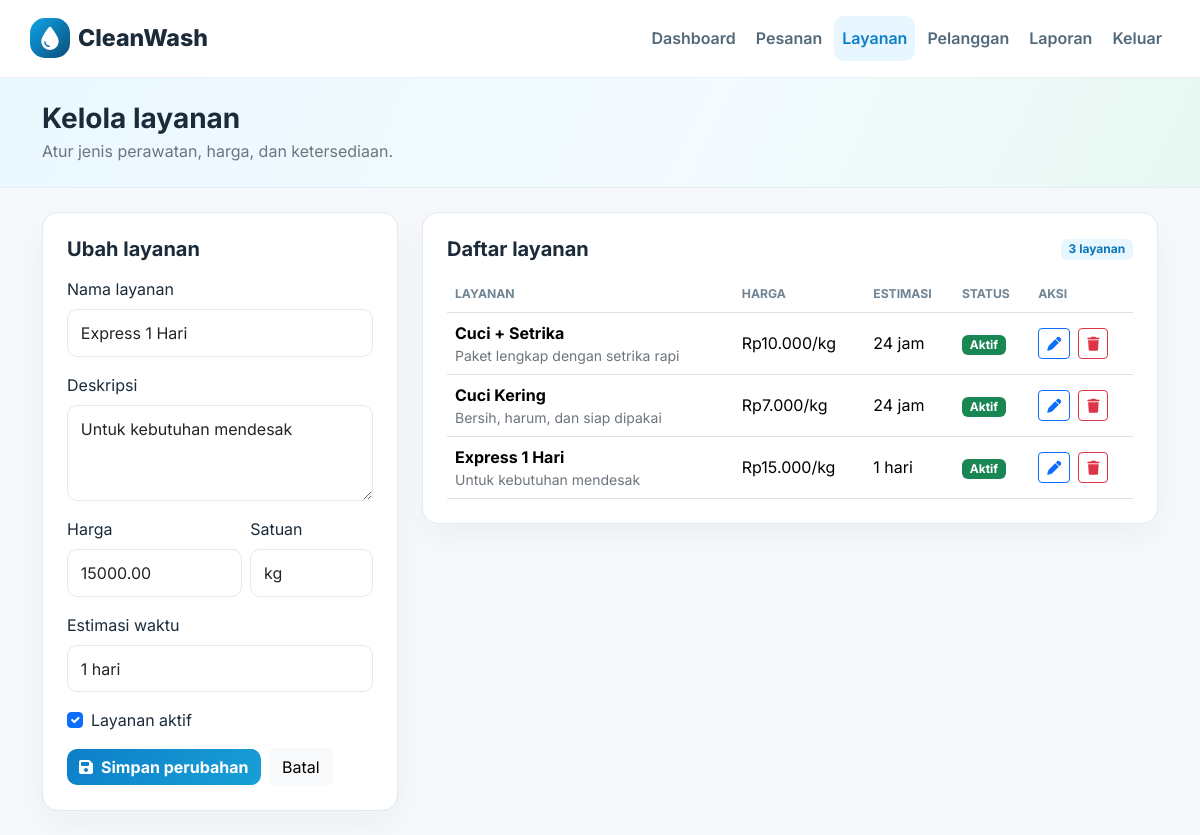
Screenshot of /admin/services.php?edit=3 (signed in) with the database file from the repository.
### tables this page shows
CREATE TABLE IF NOT EXISTS services (
    id INT AUTO_INCREMENT PRIMARY KEY,
    name VARCHAR(150) NOT NULL,
    description TEXT,
    price DECIMAL(12,2) NOT NULL DEFAULT 0.00,
    unit VARCHAR(50) NOT NULL DEFAULT 'kg',
    is_active TINYINT(1) NOT NULL DEFAULT 1,
    estimated_time VARCHAR(50) DEFAULT NULL,
    created_at TIMESTAMP DEFAULT CURRENT_TIMESTAMP,
    updated_at TIMESTAMP DEFAULT CURRENT_TIMESTAMP ON UPDATE CURRENT_TIMESTAMP
);

### config/auth.php (called while the page is built, shortened)
<?php
function appBasePath(): string
{
    $scriptPath = $_SERVER['SCRIPT_NAME'] ?? '/';
    $routeDirs = ['/admin', '/customer', '/pages', '/config'];
    foreach ($routeDirs as $routeDir) {
        $routePos = strrpos($scriptPath, $routeDir . '/');
        if ($routePos !== false) {
            return substr($scriptPath, 0, $routePos);
        }
    }
    $basePath = rtrim(dirname($scriptPath), '/\\');
    return $basePath === '.' || $basePath === '/' ? '' : $basePath;
}
function encodeUrlPath(string $path): string
{
    $parts = parse_url($path);
    $segments = explode('/', $parts['path'] ?? $path);
    foreach ($segments as $index => $segment) {
        if ($segment === '' || $segment === '.') {
            continue;
        }
        $segments[$index] = rawurlencode(rawurldecode($segment));
    }
    $encodedPath = implode('/', $segments);
    if (isset($parts['query'])) {
        $encodedPath .= '?' . $parts['query'];
    }
    return $encodedPath;
}
function appUrlPath(string $path): string
{
    $basePath = appBasePath();
    $relativePath = '/' . ltrim($path, '/');
    return encodeUrlPath($basePath . $relativePath);
}

### admin/services.php (the view, shortened to what this page needs)
<?php
require_once __DIR__ . '/_auth.php';
require_once __DIR__ . '/_layout.php';
$formValues = ['name' => '', 'description' => '', 'price' => '', 'unit' => 'kg', 'estimated_time' => '', 'is_active' => 1];
$editingId = filter_input(INPUT_GET, 'edit', FILTER_VALIDATE_INT) ?: 0;
if ($editingId > 0) {
    $editStmt = $pdo->prepare('SELECT * FROM services WHERE id = :id LIMIT 1');
    $editStmt->execute(['id' => $editingId]);
    $editingService = $editStmt->fetch();
    $formValues = $editingService;
}
$services = $pdo->query('SELECT s.*, (SELECT COUNT(*) FROM orders o WHERE o.service_id = s.id) AS order_count FROM services s ORDER BY s.is_active DESC, s.name ASC')->fetchAll();
?>
<section class="page-heading py-4"><div class="container d-flex justify-content-between gap-3"><div><h1 class="h3 fw-bold mb-1">Kelola layanan</h1><p class="text-secondary mb-0">Atur jenis perawatan, harga, dan ketersediaan.</p></div></div></section>
<div class="container py-4">
    <div class="row g-4">
        <div class="col-lg-4"><section class="panel p-4"><h2 class="h5 fw-bold mb-3"><?= $editingId ? 'Ubah layanan' : 'Tambah layanan' ?></h2>
            <form method="post">
                <div class="mb-3"><label class="form-label" for="name">Nama layanan</label><input class="form-control" id="name" name="name" maxlength="150" required value="<?= htmlspecialchars((string) $formValues['name']) ?>"></div>
                <div class="mb-3"><label class="form-label" for="description">Deskripsi</label><textarea class="form-control" id="description" name="description" rows="3"><?= htmlspecialchars((string) ($formValues['description'] ?? '')) ?></textarea></div>
                <div class="row g-2"><div class="col-7 mb-3"><label class="form-label" for="price">Harga</label><input class="form-control" id="price" name="price" type="number" min="0" step="0.01" required value="<?= htmlspecialchars((string) $formValues['price']) ?>"></div><div class="col-5 mb-3"><label class="form-label" for="unit">Satuan</label><input class="form-control" id="unit" name="unit" maxlength="50" required value="<?= htmlspecialchars((string) $formValues['unit']) ?>"></div></div>
                <div class="mb-3"><label class="form-label" for="estimated_time">Estimasi waktu</label><input class="form-control" id="estimated_time" name="estimated_time" maxlength="50" value="<?= htmlspecialchars((string) ($formValues['estimated_time'] ?? '')) ?>" placeholder="Contoh: 24 jam"></div>
                <div class="form-check mb-3"><input class="form-check-input" type="checkbox" name="is_active" id="is_active" value="1" <?= (int) $formValues['is_active'] === 1 ? 'checked' : '' ?>><label class="form-check-label" for="is_active">Layanan aktif</label></div>
                <button class="btn btn-primary" type="submit"><i class="fa-solid fa-floppy-disk me-2"></i><?= $editingId ? 'Simpan perubahan' : 'Tambah layanan' ?></button>
                <?php if ($editingId): ?><a class="btn btn-light ms-1" href="<?= htmlspecialchars(appUrlPath('/admin/services.php')) ?>">Batal</a><?php endif; ?>
            </form>
        </section></div>
        <div class="col-lg-8"><section class="panel p-3 p-lg-4"><div class="d-flex justify-content-between align-items-center mb-3"><h2 class="h5 fw-bold mb-0">Daftar layanan</h2><span class="badge badge-soft"><?= count($services) ?> layanan</span></div>
            <div class="table-responsive"><table class="table align-middle"><thead><tr><th>Layanan</th><th>Harga</th><th>Estimasi</th><th>Status</th><th>Aksi</th></tr></thead><tbody>
                <?php foreach ($services as $service): ?><tr>
                    <td><strong><?= htmlspecialchars($service['name']) ?></strong><small class="d-block text-secondary"><?= htmlspecialchars((string) $service['description']) ?></small></td>
                    <td>Rp<?= number_format((float) $service['price'], 0, ',', '.') ?>/<?= htmlspecialchars($service['unit']) ?></td><td><?= htmlspecialchars((string) ($service['estimated_time'] ?? '-')) ?></td>
                    <td><span class="badge <?= $service['is_active'] ? 'text-bg-success' : 'text-bg-secondary' ?>"><?= $service['is_active'] ? 'Aktif' : 'Nonaktif' ?></span></td>
                    <td><div class="d-flex gap-2"><a class="btn btn-sm btn-outline-primary" href="<?= htmlspecialchars(appUrlPath('/admin/services.php?edit=' . (int) $service['id'])) ?>" aria-label="Ubah layanan"><i class="fa-solid fa-pen"></i></a><form method="post" onsubmit="return confirm('Hapus atau nonaktifkan layanan ini?')"><button class="btn btn-sm btn-outline-danger" type="submit" aria-label="Hapus layanan"><i class="fa-solid fa-trash"></i></button></form></div></td>
                </tr><?php endforeach; ?>
            </tbody></table></div>
        </section></div>
    </div>
</div>

### admin/_layout.php (style rules this page uses)
:root { --primary: #0d7ec9; --primary-dark: #0c4d79; --text: #1b2b3a; --muted: #5f7181; --bg: #f6f8fb; --border: #dfeaf1; }
body { margin: 0; background: var(--bg); color: var(--text); font-family: Inter, sans-serif; }
a { text-decoration: none; }
.page-heading { background: linear-gradient(115deg,#eaf8ff 0%,#f3fbff 58%,#e8f8f2 100%); border-bottom: 1px solid #e5f0f3; }
.panel { background: #fff; border: 1px solid var(--border); border-radius: 16px; box-shadow: 0 12px 28px rgba(16,62,89,.045); }
.form-control, .form-select { border-color: var(--border); border-radius: 10px; padding: .68rem .8rem; }
.btn-primary { background: linear-gradient(135deg,var(--primary),#18a0d6); border: 0; border-radius: 10px; font-weight: 700; }
.table { margin-bottom: 0; }
.table th { color: #708494; font-size: .76rem; font-weight: 700; text-transform: uppercase; }
.table td { vertical-align: middle; }
.badge-soft { background: #e8f6ff; color: #0877b9; }

### rows the page displays
services: name "Express 1 Hari", description "Untuk kebutuhan mendesak", price "15000.00", unit "kg", estimated_time "1 hari", is_active "☑", price "15.000", shows "Aktif"
services: name "Cuci + Setrika", description "Paket lengkap dengan setrika rapi", price "10.000", unit "kg", estimated_time "24 jam", is_active "Aktif"
services: name "Cuci Kering", description "Bersih, harum, dan siap dipakai", price "7.000", unit "kg", estimated_time "24 jam", is_active "Aktif"

### other values shown
count($services) "3"
